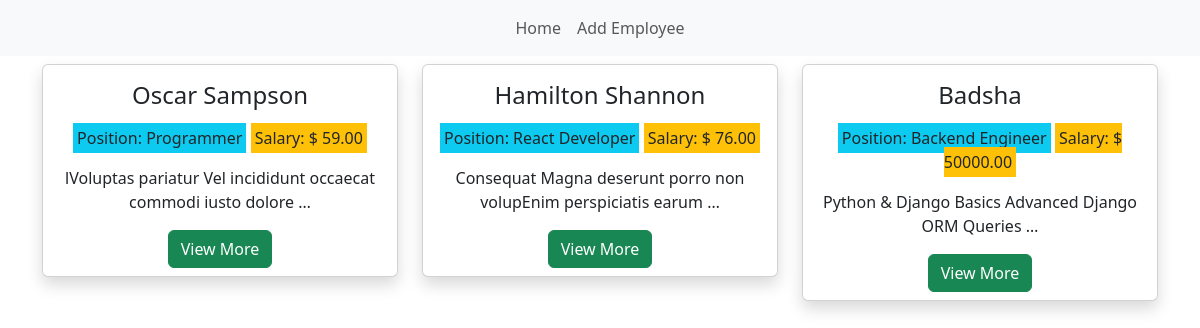
The page / on the database its author committed.
### employee/models.py (models this page shows, shortened)
class Employee(models.Model):
    name = models.CharField(max_length=200)
    address = models.CharField(max_length=200)
    phone = models.CharField(max_length=200, unique=True)
    salary = models.DecimalField(decimal_places=2, max_digits=10)
    designation = models.CharField(max_length=100)
    short_desc = models.TextField(blank=True)

### employee/views.py (the view)
# urls.py: path('',views.EmployeeView.as_view(),name='home'),
class EmployeeView(View):
    def get(self, request,pk=None):
        if pk:
            obj = Employee.objects.get(id=pk)
            return render(request,'employee/detail.html',{'obj':obj})
        obj = Employee.objects.all()
        form = EmployeeForm()
        return render(request,'employee/dashboard.html',{'object':obj})

### employee/templates/employee/dashboard.html (shortened to what this page needs)
{% extends 'base.html' %}
{% load static %}
{% block content %}
{% include 'nav.html' %}
<div class="container ">
    <div class="row my-2 justify-content-start ">
        {% for obj in object %}
        <div class=" col-ls-4 col-md-4 col-sm-6 mb-2 ">
            <div class="card  text-center p-2 shadow ">
                <h4 class="card-title py-2">{{obj.name}} </h4>
                <p>
                    <span class=" bg-info p-1">Position: {{obj.designation}}</span>
                    <span class="bg-warning p-1">Salary: $ {{obj.salary}}</span>
                </p>
                <div class="">
                    <p class="cart-text">
                        {{obj.short_desc|truncatewords:8}}
                    </p>
                </div>
                <div class="">
                    <a href="{% url 'detail' obj.id %}" class="btn btn-success">View More</a>
                </div>
            </div>
        </div>
        {% endfor %}
    </div>
</div>
{% endblock %}

### employee/templates/base.html (shortened to what this page needs)
<!DOCTYPE html>
{% load static %}
<html lang="en">
<head>
    <link rel="stylesheet" href="{% static './css/bootstrap.min.css' %}">
</head>
<body>
    {% block content %}
    {% endblock %}
</body>
</html>

### employee/templates/nav.html (shortened to what this page needs)
<nav class="navbar navbar-expand-lg navbar-light bg-light">
    <div class="collapse navbar-collapse justify-content-center" id="navbarNav">
      <ul class="navbar-nav">
        <li class="nav-item active">
          <a class="nav-link" href="{% url 'home' %}">Home </span></a>
        </li>
        <li class="nav-item">
          <a class="nav-link" href="{% url 'add_employee' %}">Add Employee</a>
        </li>
      </ul>
    </div>
</nav>

### rows shown on the page
Employee: name "Oscar Sampson", designation "Programmer", salary "59.00", short_desc "lVoluptas pariatur Vel incididunt occaecat commodi iusto dolore …"
Employee: name "Hamilton Shannon", designation "React Developer", salary "76.00", short_desc "Consequat Magna deserunt porro non volupEnim perspiciatis earum …"
Employee: name "Badsha", designation "Backend Engineer", salary "50000.00", short_desc "Python & Django Basics Advanced Django ORM Queries …"
